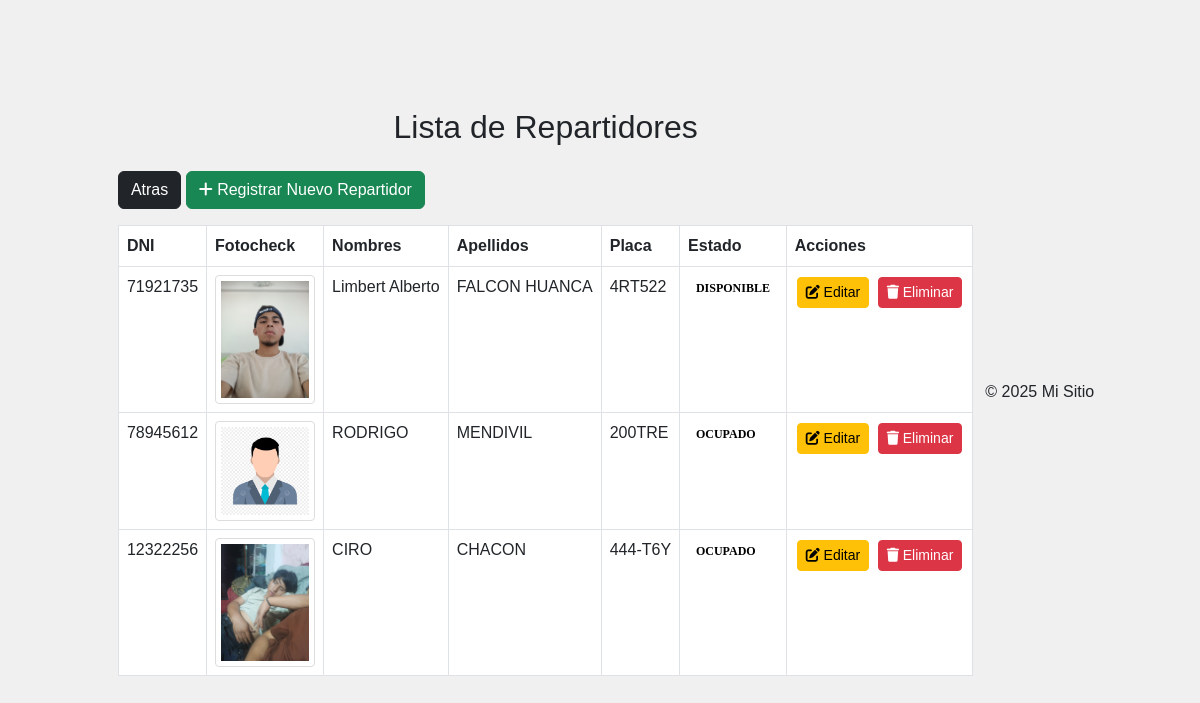
The page /dealers/ on the database as committed earlier.
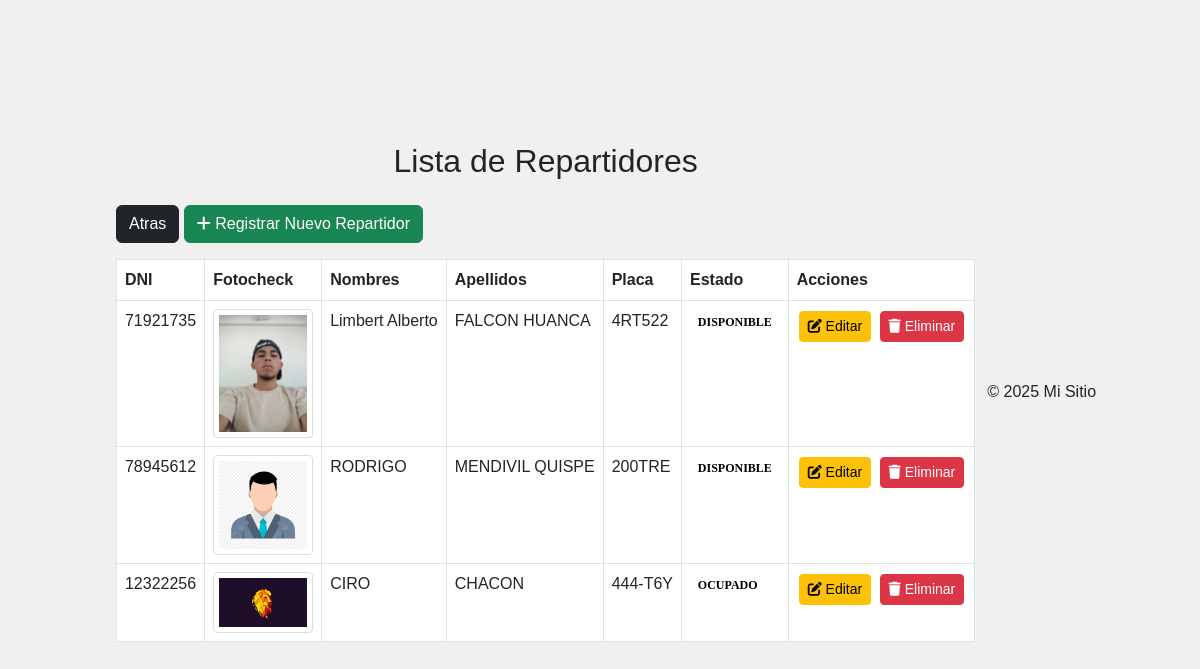
The same page on the database as committed later.
### app_apay/models.py (models this page shows, shortened)
class Dealer(models.Model):
    ESTADO_CHOICES = [
        ('DISPONIBLE', 'Disponible'),
        ('OCUPADO', 'Ocupado'),
    ]
    dni = models.CharField(max_length=8, unique=True)  # DNI del repartidor
    nombres = models.CharField(max_length=100)  # Nombres del repartidor
    apellidos = models.CharField(max_length=100)  # Apellidos del repartidor
    placa = models.CharField(max_length=10, unique=True)  # Placa del vehículo
    estado = models.CharField(max_length=10, choices=ESTADO_CHOICES, default='DISPONIBLE')  # Estado del repartidor
    fotocheck = models.ImageField(upload_to='fotochecks/')  # Foto del repartidor

### app_apay/views.py (the view)
# urls.py: path('dealers/', views.listar_dealers, name='listar_dealers'),
def listar_dealers(request):
    dealers = Dealer.objects.all()
    return render(request, 'dealers/listar_dealers.html', {'dealers': dealers})

### app_apay/templates/dealers/listar_dealers.html
{% extends "base.html" %}
{% load static %}
{% block content %}
<div class="container">
    <h2 class="text-center mb-4">Lista de Repartidores</h2>
    <a href="{% url 'dashboard' %}" class="btn btn-dark mb-3">
     Atras
    </a>
    <a href="{% url 'registrar_dealer' %}" class="btn btn-success mb-3">
        <i class="fas fa-plus"></i> Registrar Nuevo Repartidor
    </a>
    <table class="table table-bordered table-hover">
        <thead class="thead-dark">
            <tr>
                <th>DNI</th>
                <th>Fotocheck</th>
                <th>Nombres</th>
                <th>Apellidos</th>
                <th>Placa</th>
                <th>Estado</th>
                <th>Acciones</th>
            </tr>
        </thead>
        <tbody>
            {% for dealer in dealers %}
            <tr>
                <td>{{ dealer.dni }}</td>
                <td>
                    {% if dealer.fotocheck %}
                        <img src="{{ dealer.fotocheck.url }}" alt="Fotocheck de {{ dealer.nombres }}" class="img-thumbnail" style="width: 100px; height: auto;">
                    {% else %}
                        <span class="text-muted">Sin imagen</span>
                    {% endif %}
                </td>
                <td>{{ dealer.nombres }}</td>
                <td>{{ dealer.apellidos }}</td>
                <td>{{ dealer.placa }}</td>
                <td>
                    <span class="badge {% if dealer.estado == 'DISPONIBLE' %}badge-success{% else %}badge-warning{% endif %}">
                        {{ dealer.estado }}
                    </span>
                </td>
                <td>
                    <a href="{% url 'editar_dealer' dealer.id %}" class="btn btn-warning btn-sm">
                        <i class="fas fa-edit"></i> Editar
                    </a>
                    <a href="{% url 'eliminar_dealer' dealer.id %}" class="btn btn-danger btn-sm">
                        <i class="fas fa-trash"></i> Eliminar
                    </a>
                </td>
            </tr>
            {% endfor %}
        </tbody>
    </table>
</div>
{% endblock %}

Rows that differ between the two databases and show on the page:
changed Dealer "RODRIGO": apellidos "MENDIVIL" → "MENDIVIL QUISPE"; estado "OCUPADO" → "DISPONIBLE"
changed Dealer "CIRO": fotocheck: a different picture
